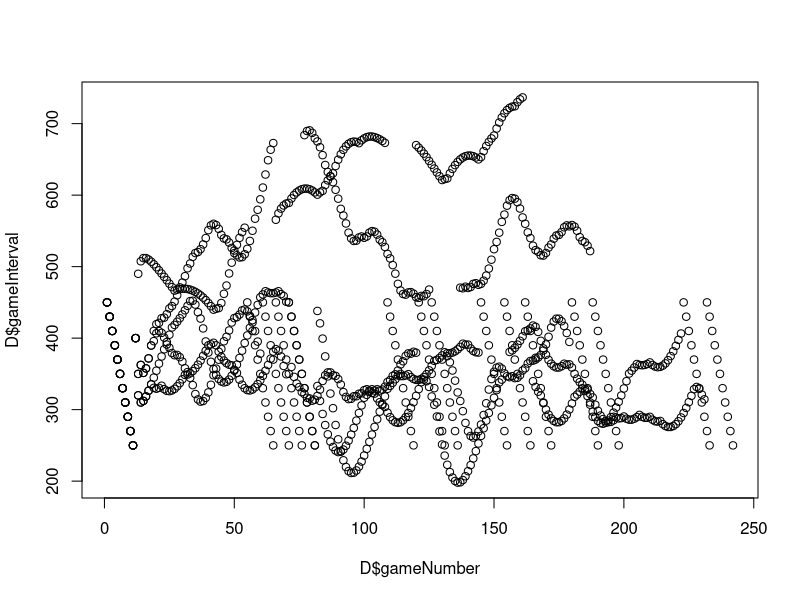
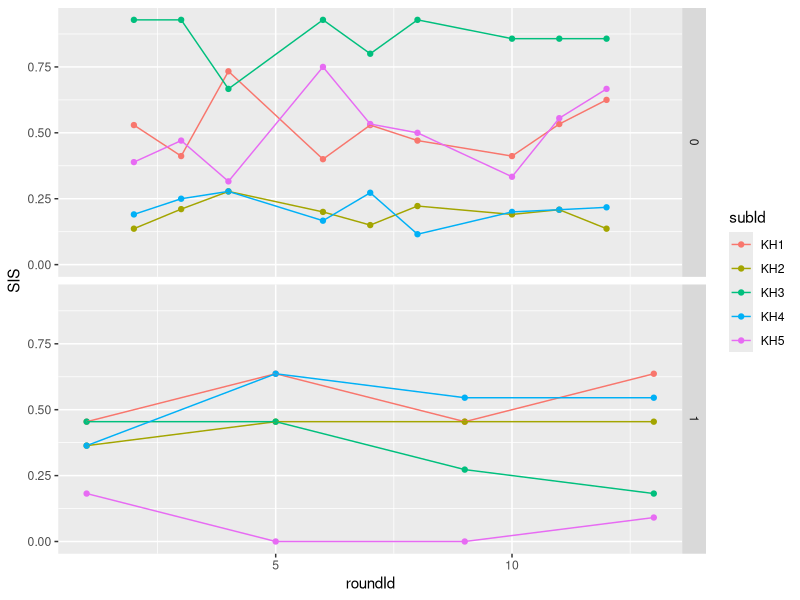
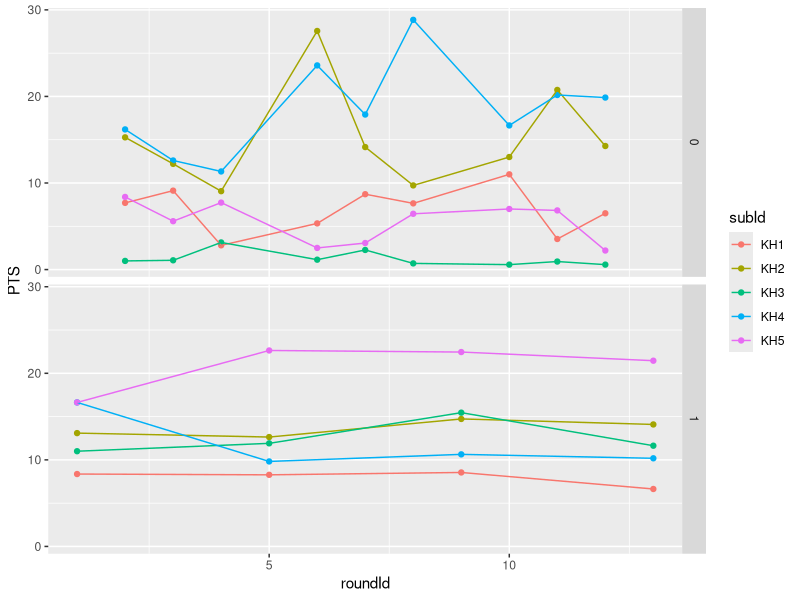
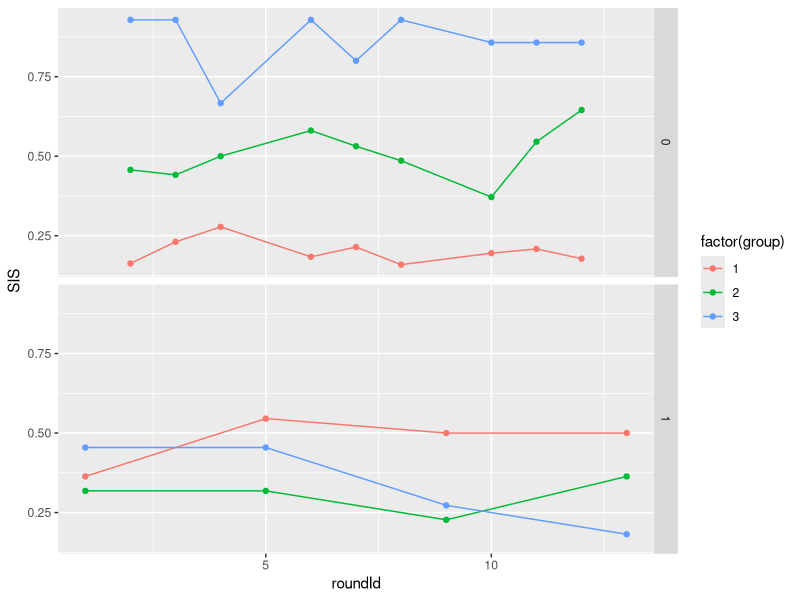
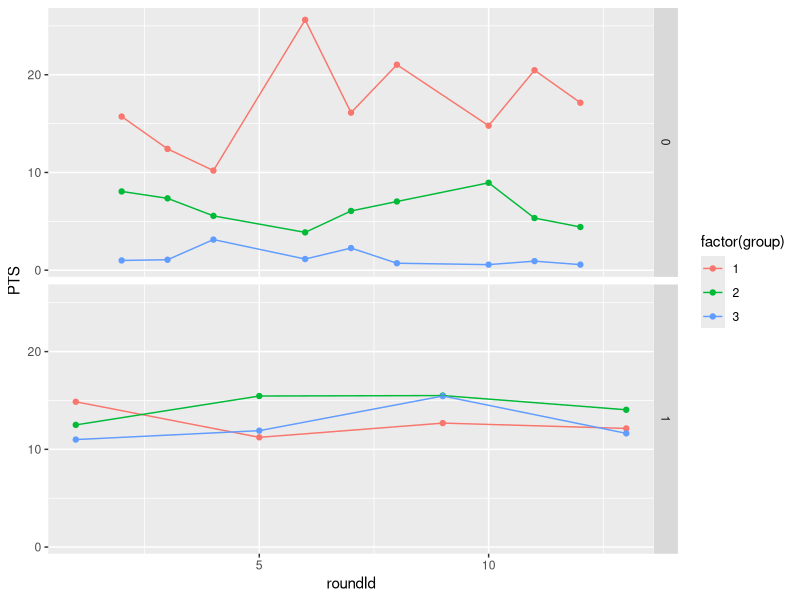
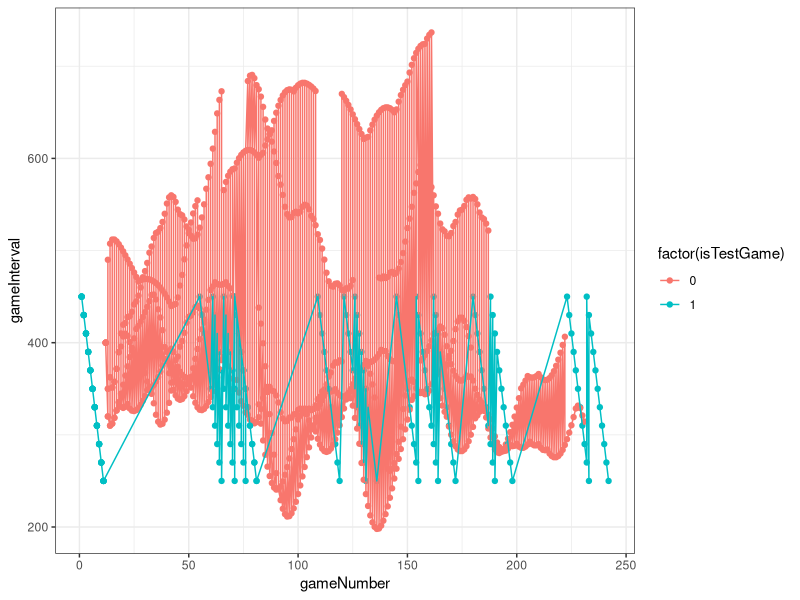
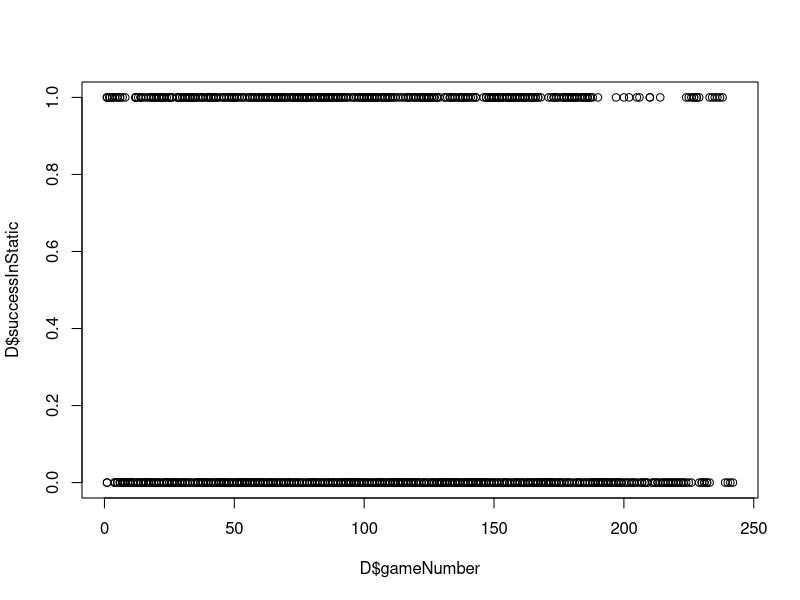
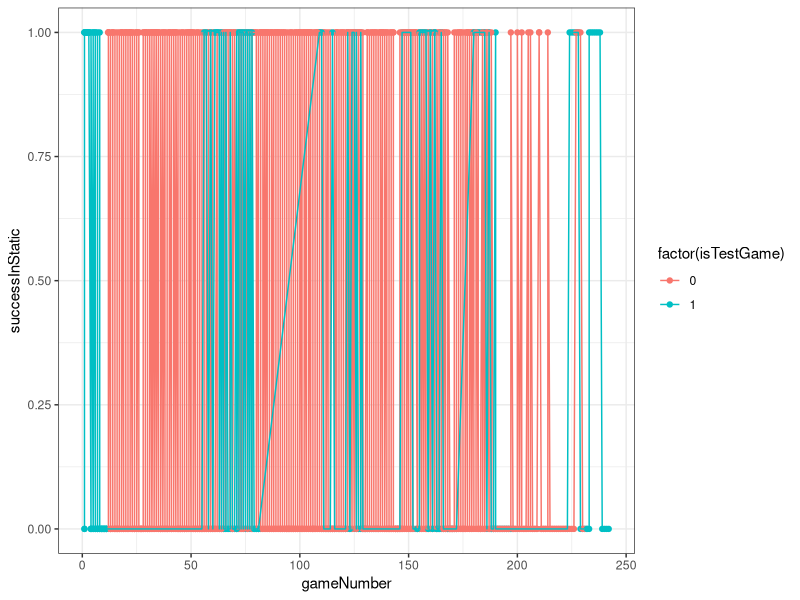

These figures' R source, in order:
library(plyr)
library(ggplot2)
library(psych)

D <- read.table('data/datat.txt', sep=',', header=T)

describeBy(D, group = D$isTestGame)

plot(D$gameNumber, D$gameInterval)


success <- ddply(D, .(subId, roundId, isTestGame), summarise,
                    SIS = mean(successInStatic),
                    PTS = mean(pressesToSuccess))

ggplot(success, aes(x=roundId, y=SIS, colour=subId)) + 
  geom_point() +
  geom_line() +
  facet_grid(isTestGame ~ .)

ggplot(success, aes(x=roundId, y=PTS, colour=subId)) + 
  geom_point() +
  geom_line() +
  facet_grid(isTestGame ~ .)


success.group <- ddply(D, .(group, roundId, isTestGame), summarise,
                 SIS = mean(successInStatic),
                 PTS = mean(pressesToSuccess))

ggplot(success.group, aes(x=roundId, y=SIS, colour=factor(group))) + 
  geom_point() +
  geom_line() +
  facet_grid(isTestGame ~ .)

ggplot(success.group, aes(x=roundId, y=PTS, colour=factor(group))) + 
  geom_point() +
  geom_line() +
  facet_grid(isTestGame ~ .)


ggplot(D, aes(x=gameNumber, y=gameInterval, colour=factor(isTestGame))) +
  geom_point() + 
  geom_line() +
  theme_bw() 
  # + facet_grid(. ~ isTestGame)

plot(D$gameNumber, D$successInStatic)

ggplot(D, aes(gameNumber, y=successInStatic, colour=factor(isTestGame))) +
  geom_point() + 
  geom_line() +
  theme_bw() 
# + facet_grid(. ~ isTestGame)

plot(D$gameNumber, D$previousIntervalChange)

ggplot(D, aes(gameNumber, y=previousIntervalChange, colour=factor(isTestGame))) +
  geom_point() + 
  geom_line() +
  theme_bw() 
# + facet_grid(. ~ isStatic)

plot(D$gameNumber, D$pressesToSuccess)

ggplot(D, aes(gameNumber, y=pressesToSuccess, colour=factor(isTestGame))) +
  geom_point() + 
  geom_line() +
  theme_bw() 
# + facet_grid(. ~ isStatic)

plot(D$gameNumber, D$duration)

ggplot(D, aes(gameNumber, y=duration, colour=factor(isTestGame))) +
  geom_point() + 
  geom_line() +
  theme_bw() 
# + facet_grid(. ~ isStatic)

# Simple Bar Plot 
counts <- table(D$successInStatic, D$roundId)
barplot(counts, main="successInStatic",
        xlab="roundId", col=c("darkblue","red"),
        legend = rownames(counts), beside=TRUE)

